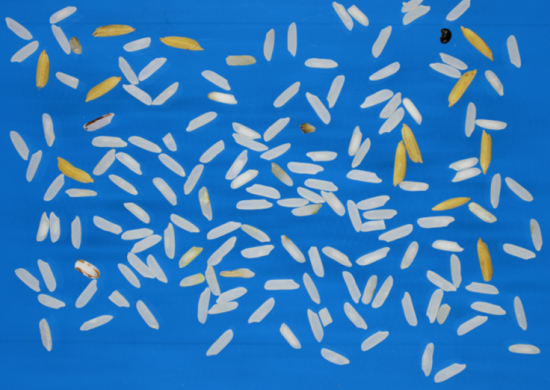
#> input picture arroz.png, 550 x 390 px
$ python scriptREO2.py
#> lines starting #> are read from the running program, lines starting #| are printed output that depends on the picture; after the words box and inside, x2 and y2 are one past the last pixel; in counts of white or black regions, pixels touching at a corner belong together
print('a) Apresente a imagem e as informações de número de linhas e colunas; número de canais e número total de pixels;')
import cv2
import numpy as np
nome_arquivo = "arroz.png"
imgbgr = cv2.imread(nome_arquivo,1) # Carrega imagem (0 - Binária e Escala de Cinza; 1 - Colorida (BGR))
#> imgbgr is the input picture: shape (390, 550, 3); mean B, G, R 190.7, 123.5, 49
img_arroz = cv2.cvtColor(imgbgr,cv2.COLOR_BGR2RGB) #transformar em rgb
lin, col, canais = np.shape(img_arroz)
#> lin = 390; col = 550; canais = 3
print('Tipo: ',img_arroz.dtype)
#| Tipo:  uint8
print('Número de linhas: ' + str(lin))
#| Número de linhas: 390
print('Número de colunas: ' + str(col))
#| Número de colunas: 550
print('Número de canais: ' + str(canais))
#| Número de canais: 3
print('Dimensão:' + str (lin) + 'x' + str (col))
#| Dimensão:390x550
print('Portanto, número de pixels é: ' + str(lin*col))
#| Portanto, número de pixels é: 214500
print(img_arroz) #matriz da imagem #cada posição representa um pixel e recebe um valor
#> (printed output is left out)
#Imagem
from matplotlib import pyplot as plt
import os
plt.figure('Imagem arroz')
plt.imshow(img_arroz,cmap="gray") # https://matplotlib.org/3.1.0/tutorials/colors/colormaps.html
plt.title("Imagem arroz")
plt.show()
print('-'*100)
print('b)Faça um recorte da imagem para obter somente a área de interesse. Utilize esta imagem para a solução das próximas alternativas;')
# Recortar uma imagem
img_recorte = img_arroz[109:370,160:433]

print('INFORMAÇÕES IMAGEM RECORTE')
lin_r, col_r, canais_r = np.shape(img_recorte)
#> lin_r = 261; col_r = 273; canais_r = 3
print('Dimensão: ' + str(lin_r) +' x '+ str(col_r))
#| Dimensão: 261 x 273
print('Número de canais :' + str(canais_r))
#| Número de canais :3
plt.figure('Imagem Recortada')
fig = plt.figure('Imagem Recortada')
plt.imshow(img_recorte,cmap="gray") # https://matplotlib.org/3.1.0/tutorials/colors/colormaps.html
plt.title("Imagem recortada")
plt.xticks([]) # Eliminar o eixo X
plt.yticks([]) # Eliminar o eixo Y
plt.show()
#nome = 'folha_recortada'
#fig.savefig((nome+'.png'), bbox_inches="tight")
#os.startfile(nome+'.png')
plt.figure('Comparação sem e com recorte')
plt.subplot(1,2,1)
plt.imshow(img_arroz) # https://matplotlib.org/3.1.0/tutorials/colors/colormaps.html
plt.title("Sem recorte")
plt.colorbar(orientation = 'horizontal')


plt.subplot(1,2,2)
plt.imshow(img_recorte) # https://matplotlib.org/3.1.0/tutorials/colors/colormaps.html
plt.title("Com recorte")
plt.colorbar(orientation = 'horizontal')
plt.show()
#nome = 'Comparação sem e com recorte'
#fig.savefig((nome+'.png'), bbox_inches="tight")
#os.startfile(nome+'.png')
print('-'*100)
print('c)Converta a imagem colorida para uma de escala de cinza (intensidade) e a apresente utilizando os mapas de cores “Escala de Cinza” e “JET”;')
# Apresentar imagens no matplotlib
img_arrozcinza = cv2.cvtColor(img_recorte,cv2.COLOR_BGR2GRAY)
print(img_arrozcinza)
#> (printed output is left out)
#nome = 'img_arrozcinza'
#fig.savefig((nome+'.png'), bbox_inches="tight")
#os.startfile(nome+'.png')
plt.figure('Imagens')
plt.subplot(1,2,1)
plt.imshow(img_arrozcinza,cmap="gray") # https://matplotlib.org/3.1.0/tutorials/colors/colormaps.html
#plt.xticks([]) # Eliminar o eixo X
#plt.yticks([]) # Eliminar o eixo Y
plt.title("Escala de Cinza")
plt.colorbar(orientation = 'horizontal')


plt.subplot(1,2,2)
plt.imshow(img_arrozcinza,cmap="jet") # https://matplotlib.org/3.1.0/tutorials/colors/colormaps.html
#plt.xticks([]) # Eliminar o eixo X
#plt.yticks([]) # Eliminar o eixo Y
plt.title("JET")
plt.colorbar(orientation = 'horizontal')
plt.show()

print('-'*100)
print('d) Apresente a imagem em escala de cinza e o seu respectivo histograma; Relacione o histograma e a imagem')
histograma = cv2.calcHist([img_arrozcinza],[0],None,[256],[0,256])
#> histograma = 256 values, max 4485 at index 126, min 0 at index 0, mean 278.3
dim = len(histograma)
#> dim = 256
print ('Dimensão do histograma: ' + str(dim))
#| Dimensão do histograma: 256

plt.figure('Imagens')
plt.subplot(1,2,1)
plt.imshow(img_arrozcinza,cmap="gray")
plt.title("Escala de Cinza")

plt.subplot(1,2,2)
plt.plot(histograma,color = 'black')
plt.title("Histograma")
plt.xlabel("Valores de pixels")
plt.ylabel("Número de pixels")
plt.show()
#> figure, not shown here; panel 2: curve peaks at x = 126, y = 4485

dimen = len(histograma)
#> dimen = 256
print('-'*100)
print('e) Utilizando a imagem em escala de cinza (intensidade) realize a segmentação da imagem de modo a remover o fundo da imagem utilizando um limiar manual e o limiar obtido pela técnica de Otsu. Nesta questão apresente o histograma com marcação dos limiares utilizados, a imagem limiarizada (binarizada) e a imagem colorida final obtida da segmentação. Explique os resultados')
#imagens utilizadas
imgbgr = cv2.imread(nome_arquivo,1) # Carrega imagem (0 - Binária e Escala de Cinza; 1 - Colorida (BGR))
img_arroz = cv2.cvtColor(imgbgr,cv2.COLOR_BGR2RGB)
histograma = cv2.calcHist([img_arrozcinza],[0],None,[256],[0,256])

# Histograma da imagem em escala de cinza
histo_cinza = cv2.calcHist([img_arrozcinza],[0], None, [256], [0, 256])
#> histo_cinza has the same summary as histograma

# Limiarização manual (Thresholding)
valor_limiar = 130  # Valor do limiar
(L, img_limiar) = cv2.threshold(img_arrozcinza, valor_limiar, 255, cv2.THRESH_BINARY)
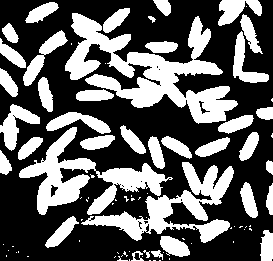
#> img_limiar: shape (261, 273); 37.4% white; 87 white regions (49 under 20 px), largest, box (x1, y1, x2, y2) and area: (65, 13, 238, 124) 6978, (19, 127, 173, 215) 4118, (81, 162, 234, 243) 3737
#> L = 130
(LI, img_limiar_invertida) = cv2.threshold(img_arrozcinza, valor_limiar, 255, cv2.THRESH_BINARY_INV)
#> LI = 130
#invertida: abaixo do limiar recebe 255
# Limiarização (Thresholding) da imagem e escala de cinza pela técnica de Otsu
(LO, img_otsu) = cv2.threshold(img_arrozcinza, 0, 255, cv2.THRESH_BINARY+cv2.THRESH_OTSU)
#> img_otsu: shape (261, 273); 26.7% white; 68 white regions (11 under 20 px), largest, box (x1, y1, x2, y2) and area: (20, 127, 87, 215) 1682, (117, 70, 185, 107) 1279, (187, 86, 237, 123) 1110
#> LO = 156
# Apresentando as imagens
plt.figure('Limiarização e')
plt.subplot(3,3,1)
plt.imshow(img_recorte)  # Plota a imagem em RGB
plt.xticks([])
plt.yticks([])
plt.title('Imagem em RGB')

plt.subplot(3,3,2)
plt.imshow(img_arrozcinza, cmap="gray")
plt.xticks([])
plt.yticks([])
plt.title('Imagem em escala de cinza')

plt.subplot(3,3,3)
plt.plot(histo_cinza, color="black")
plt.axvline(x=valor_limiar, color="red")  # Coloca uma reta vertical do limiar
plt.title('Histograma em escala de cinza',)
plt.xlim([0, 256])  # O eixo X vai variar de 0 a 256
plt.xlabel('Valores de pixels')
plt.ylabel('Número de pixels')

# Imagem limiarizada manualmente e seu histograma
plt.subplot(3, 3, 4)
plt.imshow(img_limiar)  # Plota a imagem binária
plt.title('Imagem binária')

plt.subplot(3, 3, 5)
plt.imshow(img_limiar_invertida)  # Plota a imagem binária invertida
plt.title ('Imagem binária invertida')

# Imagem obtida pela tecnica de OTSU e seu histograma
plt.subplot(3, 3, 6)
plt.imshow(img_otsu)
plt.title('Imagem OTSU')

plt.subplot(3, 3, 7)
plt.plot(histo_cinza, color="black")
plt.axvline(x=LO, color="red")  # Coloca uma linha vermelha no histograma para marcar o limiar
plt.title('Histograma - OTSU')
plt.xlim([0, 256])
plt.xlabel('Valores de pixels')
plt.ylabel('Número de pixels')

plt.show()
#> figure, not shown here; panel 3: curve peaks at x = 126, y = 4485; panel 7: curve peaks at x = 126, y = 4485

print('-' * 100)
print('f)Apresente uma figura contendo a imagem selecionada nos sistemas RGB, Lab, HSV e YCrCb.')
imgLAB = cv2.cvtColor(img_recorte, cv2.COLOR_BGR2Lab)  # Para Lab
#> imgLAB: shape (261, 273, 3); mean of channels 0, 1, 2 155.3, 148.3, 172
imgHSV = cv2.cvtColor(img_recorte, cv2.COLOR_BGR2HSV)  # Para HSV
#> imgHSV: shape (261, 273, 3); mean H, S, V 19, 177, 195.9
imgYCR = cv2.cvtColor(img_recorte, cv2.COLOR_BGR2YCrCb) #Para YCrCb
#> imgYCR: shape (261, 273, 3); mean of channels 0, 1, 2 142.3, 165.1, 82.4

plt.figure('Imagens em RGB, Lab, HSV, YcrCb')
plt.subplot(2, 2, 1)
plt.imshow(img_recorte)
plt.xticks([])
plt.yticks([])
plt.title('Imagem do arroz em RGB')

plt.subplot(2, 2, 2)
plt.imshow(imgLAB)
plt.xticks([])
plt.yticks([])
plt.title('Imagem do arroz em Lab')

plt.subplot(2, 2, 3)
plt.imshow(imgHSV)
plt.xticks([])
plt.yticks([])
plt.title('Imagem do arroz em HSV')

plt.subplot(2, 2, 4)
plt.imshow(imgYCR)
plt.xticks([])
plt.yticks([])
plt.title('Imagem do arroz em YCrCb')
plt.show()
print('g)Apresente uma figura para cada um dos sistemas de cores (RGB, HSV, Lab e YCrCb) contendo a imagem de cada um dos canais e seus respectivos histogramas.')

hist_red = cv2.calcHist([img_recorte], [0], None, [256], [0,256])
#> hist_red = 256 values, max 7181 at index 12, min 0 at index 0, mean 278.3
hist_green = cv2.calcHist([img_recorte], [1], None, [256], [0,256])
#> hist_green = 256 values, max 4500 at index 111, min 0 at index 0, mean 278.3
hist_blue = cv2.calcHist([img_recorte], [2], None, [256], [0,256])
#> hist_blue = 256 values, max 5412 at index 198, min 0 at index 0, mean 278.3


plt.figure('Sistemas de cores RGB')
plt.subplot(3, 4, 1)
plt.imshow(img_recorte)  # Plotando a imagem em RGB
plt.xticks([])  # Eliminar o eixo X
plt.yticks([])  # Eliminar o eixo Y
plt.title('Imagem RGB')

plt.subplot(3, 4, 2)
plt.imshow(img_recorte[:, :, 0])
plt.xticks([])
plt.yticks([])
plt.title('Canal Red - Vermelho')

plt.subplot(3, 4, 3)
plt.imshow(img_recorte[:, :, 1])
plt.xticks([])
plt.yticks([])
plt.title('Canal Green - Verde')

plt.subplot(3, 4, 4)
plt.imshow(img_recorte[:, :, 2])  # Obtendo a imagem do canal B "azul"
plt.xticks([])
plt.yticks([])
plt.title('Canal Blue - Azul')

plt.subplot(3, 4, 5)
plt.plot(hist_red, color="red")  # Obtendo o histograma do canal R "vermelho"
plt.title("Histograma - Red")
plt.xlim([0, 256])
plt.xlabel("Valores Pixels")
plt.ylabel("Número de Pixels")

plt.subplot(3, 4, 6)
plt.plot(hist_green, color="green")  # Obtendo o histograma do canal Green "verde"
plt.title("Histograma - Green")
plt.xlim([0, 256])
plt.xlabel("Valores Pixels")
plt.ylabel("Número de Pixels")

plt.subplot(3, 4, 7)
plt.plot(hist_blue, color="blue")  # Obtendo o histograma do canal Blue "azul"
plt.title("Histograma - Blue")
plt.xlim([0, 256])
plt.xlabel("Valores Pixels")
plt.ylabel("Número de Pixels")
plt.show()
#> figure, not shown here; panel 5: curve peaks at x = 12, y = 7181; panel 6: curve peaks at x = 111, y = 4500; panel 7: curve peaks at x = 198, y = 5412

####Lab
hist_cL = cv2.calcHist([imgLAB], [0], None, [256], [0,256])
#> hist_cL = 256 values, max 4947 at index 141, min 0 at index 0, mean 278.3
hist_cA = cv2.calcHist([imgLAB], [1], None, [256], [0,256])
#> hist_cA = 256 values, max 33194 at index 157, min 0 at index 0, mean 278.3
hist_cB = cv2.calcHist([imgLAB], [2], None, [256], [0,256])
#> hist_cB = 256 values, max 17523 at index 188, min 0 at index 0, mean 278.3

plt.figure('Lab')
plt.subplot(3, 4, 1)
plt.imshow(imgLAB)  # Plotando a imagem em Lab
plt.xticks([])
plt.yticks([])
plt.title('Imagem em Lab')

plt.subplot(3, 4, 2)
plt.imshow(imgLAB[:, :, 0])  # Obtendo a imagem do canal L
plt.xticks([])
plt.yticks([])
plt.title('Canal L')

plt.subplot(3, 4, 3)
plt.imshow(imgLAB[:, :, 1])  # Obtendo a imagem do canal a
plt.xticks([])
plt.yticks([])
plt.title('Canal A')

plt.subplot(3, 4, 4)
plt.imshow(imgLAB[:, :, 2])  # Obtendo a imagem do canal b
plt.xticks([])  # Eliminar o eixo X
plt.yticks([])  # Eliminar o eixo Y
plt.title('Canal B')

plt.subplot(3, 4, 5)
plt.plot(hist_cL, color="black")  # Obtendo o histograma do canal L
plt.title("Histograma do canal L")
plt.xlim([0, 256])
plt.xlabel("Valores Pixels")
plt.ylabel("Número de Pixels")


plt.subplot(3, 4, 6)
plt.plot(hist_cA, color="black")  # Obtendo o histograma do canal a
plt.title("Histograma - a")
plt.xlim([0, 256])
plt.xlabel("Valores Pixels")
plt.ylabel("Número de Pixels")


plt.subplot(3, 4, 7)
plt.plot(hist_cB, color="black")  # Obtendo o histograma do canal b
plt.title("Histograma - b")
plt.xlim([0, 256])
plt.xlabel("Valores Pixels")
plt.ylabel("Número de Pixels")
plt.show()
#> figure, not shown here; panel 5: curve peaks at x = 141, y = 4947; panel 6: curve peaks at x = 157, y = 33194; panel 7: curve peaks at x = 188, y = 17523
#HSV
hist_H = cv2.calcHist([imgHSV], [0], None, [256], [0,256])
#> hist_H = 256 values, max 46987 at index 16, min 0 at index 0, mean 278.3
hist_S = cv2.calcHist([imgHSV], [1], None, [256], [0,256])
#> hist_S = 256 values, max 7068 at index 239, min 0 at index 0, mean 278.3
hist_V = cv2.calcHist([imgHSV], [2], None, [256], [0,256])
#> hist_V = 256 values, max 5450 at index 198, min 0 at index 0, mean 278.3

plt.figure('HSV')
plt.subplot(3, 4, 1)
plt.imshow(imgHSV)
plt.xticks([])
plt.yticks([])
plt.title('Imagem HSV')

plt.subplot(3, 4, 2)
plt.imshow(imgHSV[:, :, 0])
plt.xticks([])
plt.yticks([])
plt.title('Canal H')

plt.subplot(3, 4, 3)
plt.imshow(imgHSV[:, :, 1])  # Obtendo a imagem do canal S
plt.xticks([])
plt.yticks([])
plt.title('Canal S')

plt.subplot(3, 4, 4)
plt.imshow(imgHSV[:, :, 2])
plt.xticks([])
plt.yticks([])
plt.title('Canal V')

plt.subplot(3, 4, 5)
plt.plot(hist_H, color="black")
plt.title("Histograma - H")
plt.xlim([0, 256])
plt.xlabel("Valores Pixels")
plt.ylabel("Número de Pixels")


plt.subplot(3, 4, 6)
plt.plot(hist_S, color="black")
plt.title("Histograma - S")
plt.xlim([0, 256])
plt.xlabel("Valores Pixels")
plt.ylabel("Número de Pixels")

plt.subplot(3, 4, 7)
plt.plot(hist_V, color="black")
plt.title("Histograma - V")
plt.xlim([0, 256])
plt.xlabel("Valores Pixels")
plt.ylabel("Número de Pixels")
plt.show()
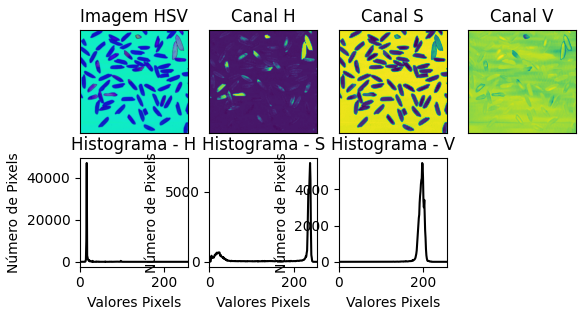
#> figure drawn by matplotlib, 7 panels; panel 5: curve peaks at x = 16, y = 46987; panel 6: curve peaks at x = 239, y = 7068; panel 7: curve peaks at x = 198, y = 5450

#YCrCb
hist_Y = cv2.calcHist([imgYCR], [0], None, [256], [0, 256])
#> hist_Y has the same summary as histograma
hist_Cr = cv2.calcHist([imgYCR], [1], None, [256], [0, 256])
#> hist_Cr = 256 values, max 18866 at index 179, min 0 at index 0, mean 278.3
hist_Cb = cv2.calcHist([imgYCR], [2], None, [256], [0, 256])
#> hist_Cb = 256 values, max 13437 at index 65, min 0 at index 0, mean 278.3

plt.figure('YCrCb')
plt.subplot(3, 4, 1)
plt.imshow(imgYCR)  # Plotando a imagem em YCrCb
plt.xticks([])
plt.yticks([])
plt.title('Imagem YCrCb')

plt.subplot(3, 4, 2)
plt.imshow(imgYCR[:, :, 0])  # Obtendo a imagem do canal Y
plt.xticks([])
plt.yticks([])
plt.title('Canal Y')

plt.subplot(3, 4, 3)
plt.imshow(imgYCR[:, :, 1])  # Obtendo a imagem do canal Cr
plt.xticks([])
plt.yticks([])
plt.title('Canal Cr')

plt.subplot(3, 4, 4)
plt.imshow(imgYCR[:, :, 2])  # Obtendo a imagem do canal Cb
plt.xticks([])
plt.yticks([])
plt.title('Canal Cb')

plt.subplot(3, 4, 5)
plt.plot(hist_Y, color="black")  # Obtendo o histograma do canal Y
plt.title("Histograma - Y")
plt.xlim([0, 256])
plt.xlabel("Valores Pixels")
plt.ylabel("Número de Pixels")

plt.subplot(3, 4, 6)
plt.plot(hist_Cr, color="black")  # Obtendo o histograma do canal Cr
plt.title("Histograma - Cr")
plt.xlim([0, 256])
plt.xlabel("Valores Pixels")
plt.ylabel("Número de Pixels")


plt.subplot(3, 4, 7)
plt.plot(hist_Cb, color="black")
plt.title("Histograma - Cb")
plt.xlim([0, 256])
plt.xlabel("Valores Pixels")
plt.ylabel("Número de Pixels")
plt.show()
#> figure, not shown here; panel 5: curve peaks at x = 126, y = 4485; panel 6: curve peaks at x = 179, y = 18866; panel 7: curve peaks at x = 65, y = 13437
print('-'*100)
print('h) Encontre o sistema de cor e o respectivo canal que propicie melhor segmentação da imagem de modo a remover o fundo a imagem utilizando limiar manual e limiar obtido pela técnica de Otsu. Nesta questão apresente o histograma com marcação dos limiares utilizados, a imagem limiarizada (binarizada) e a imagem colorida final obtida da segmentação.Explique os resultados e sua escolha pelo sistema de cor e canal utilizado na segmentação. Nesta questão apresente a imagem limiarizada (binarizada) e a imagem colorida final obtida da segmentação.')
r,g,b = cv2.split(img_recorte)
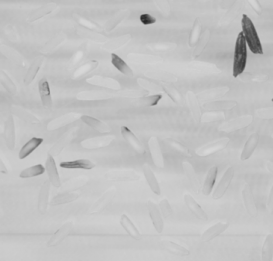
#> b: shape (261, 273); min 38, max 216, mean 194.4
hist_r = cv2.calcHist([r],[0], None, [256],[0,256])
#> hist_r has the same summary as hist_red

# Limiarização manual (Thresholding)
vl = 140  # Valor do limiar
(LL, img_limiar2) = cv2.threshold(r, vl, 255, cv2.THRESH_BINARY)
#> img_limiar2: shape (261, 273); 25.1% white; 62 white regions (4 under 20 px), largest, box (x1, y1, x2, y2) and area: (38, 128, 87, 214) 1336, (117, 70, 185, 107) 1181, (234, 15, 268, 82) 995
#> LL = 140
# Limiarização (Thresholding) da imagem pela técnica de Otsu
(LOO, img_otsu2) = cv2.threshold(r, 0, 255, cv2.THRESH_BINARY+cv2.THRESH_OTSU)
#> img_otsu2: shape (261, 273); 28.2% white; 60 white regions (4 under 20 px), largest, box (x1, y1, x2, y2) and area: (20, 127, 87, 215) 1692, (117, 70, 185, 107) 1317, (233, 14, 269, 82) 1122
#> LOO = 95
img_segmentada_r = cv2.bitwise_and(img_recorte,img_recorte,mask=img_limiar2)
img_segmentada_rmanual = cv2.bitwise_and(img_recorte,img_recorte,mask=img_otsu2)


plt.figure('Letra g')
plt.subplot(4,4,1)
plt.imshow(img_recorte)
plt.title('RGB')
plt.xticks([])
plt.yticks([])

plt.subplot(4,4,2)
plt.imshow(r,cmap='gray')
plt.title('RGB - r')
plt.xticks([])
plt.yticks([])

plt.subplot(4,4,3)
plt.plot(hist_r,color = 'black')
plt.axvline(x=LL,color = 'r')
plt.title("Histograma - Manual")
plt.xlim([0,256])
plt.xlabel("Valores Pixels")
plt.ylabel("Número de Pixels")

plt.subplot(4,4,4)
plt.plot(hist_r,color = 'black')
plt.axvline(x=LOO,color = 'r')
plt.title("Histograma - Otsu")
plt.xlim([0,256])
plt.xlabel("Valores Pixels")
plt.ylabel("Número de Pixels")

plt.subplot(4,4,5)
plt.imshow(img_limiar,cmap='gray')
plt.title('Limiar: ' + str(L))
plt.xticks([])
plt.yticks([])

plt.subplot(4,4,6)
plt.imshow(img_segmentada_r)
plt.title('Imagem segmentada (OTSU- canal r)')
plt.xticks([])
plt.yticks([])

plt.subplot(4,4,7)
plt.imshow(img_segmentada_rmanual)
plt.title('Imagem segmentada (MANUAL- canal r)')
plt.xticks([])
plt.yticks([])
plt.show()
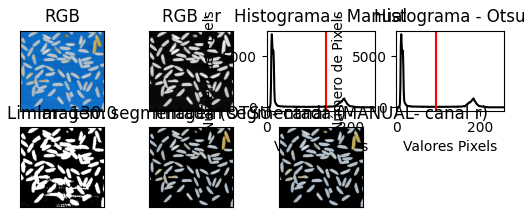
#> figure drawn by matplotlib, 7 panels; panel 3: curve peaks at x = 12, y = 7181; panel 4: curve peaks at x = 12, y = 7181

print('i) Obtenha o histograma de cada um dos canais da imagem em RGB, utilizando como mascara a imagem limiarizada (binarizada) da letra h.')
hist_red = cv2.calcHist([img_segmentada_r], [0], img_limiar2, [256], [0,256])
#> hist_red = 256 values, max 865 at index 184, min 0 at index 0, mean 69.81
hist_green = cv2.calcHist([img_segmentada_r], [1], img_limiar2, [256], [0,256])
#> hist_green = 256 values, max 1028 at index 193, min 0 at index 0, mean 69.81
hist_blue = cv2.calcHist([img_segmentada_r], [2], img_limiar2, [256], [0,256])
#> hist_blue = 256 values, max 1239 at index 198, min 0 at index 0, mean 69.81


plt.figure('Sistemas de cores RGB')
plt.subplot(3, 4, 5)
plt.plot(hist_red, color="red")  # Obtendo o histograma do canal R "vermelho"
plt.title("Histograma - Red")
plt.xlim([0, 256])
plt.xlabel("Valores Pixels")
plt.ylabel("Número de Pixels")

plt.subplot(3, 4, 6)
plt.plot(hist_green, color="green")  # Obtendo o histograma do canal Green "verde"
plt.title("Histograma - Green")
plt.xlim([0, 256])
plt.xlabel("Valores Pixels")
plt.ylabel("Número de Pixels")

plt.subplot(3, 4, 7)
plt.plot(hist_blue, color="blue")  # Obtendo o histograma do canal Blue "azul"
plt.title("Histograma - Blue")
plt.xlim([0, 256])
plt.xlabel("Valores Pixels")
plt.ylabel("Número de Pixels")
plt.show()
#> figure, not shown here; panel 1: curve peaks at x = 184, y = 865; panel 2: curve peaks at x = 193, y = 1028; panel 3: curve peaks at x = 198, y = 1239
print('j) Realize operações aritméticas na imagem em RGB de modo a realçar os aspectos de seu interesse. Exemplo (2*R-0.5*G')
# Operações nos canais da imagem
img_j = 1.7*img_arroz[:, :, 0] - 1.2 * img_arroz[:, :, 1]

# Converção da variavel para inteiro de 8 bits
img_j2 = img_j.astype(np.uint8)
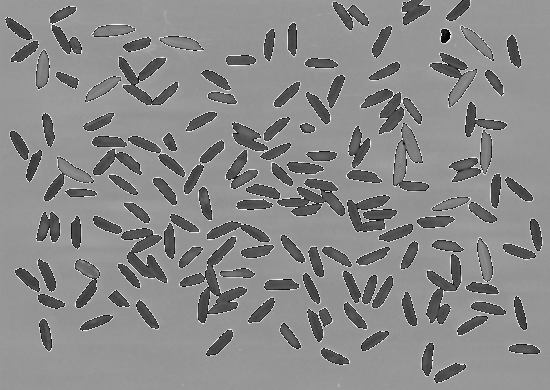
#> img_j2: shape (390, 550); min 0, max 255, mean 137.4

# Histograma
histj = cv2.calcHist([img_j2], [0], None, [256], [0, 256])
#> histj = 256 values, max 30354 at index 150, min 25 at index 142, mean 837.9

# Limiarização de Otsu
(LLL, img_otsu3) = cv2.threshold(img_j2, 0, 256, cv2.THRESH_BINARY+cv2.THRESH_OTSU)
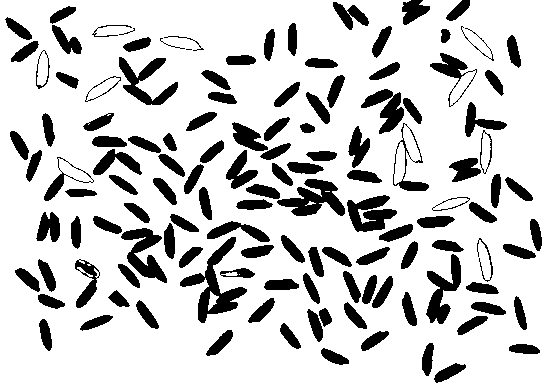
#> img_otsu3: shape (390, 550); 80.6% white; 128 black regions (1 under 20 px), largest, box (x1, y1, x2, y2) and area: (180, 237, 247, 323) 1650, (277, 179, 345, 216) 1286, (121, 228, 167, 283) 1113
#> LLL = 112

# Segmentação da imagem com mascara
img_segmentadaj = cv2.bitwise_and(img_arroz, img_arroz, mask=img_otsu3)

# Apresentando a imagem
plt.figure('Imagens letra J')
plt.subplot(2, 3, 1)
plt.imshow(img_arroz, cmap='gray')
plt.title('RGB')

plt.subplot(2, 3, 2)
plt.imshow(img_j2, cmap='gray')
plt.title('B - 1,2*G')

plt.subplot(2, 3, 3)
plt.plot(histj, color='black')
# plt.axline(x=LLL color='black')
plt.xlim([0, 256])
plt.xlabel('Valores de pixels')
plt.xlabel('Número de pixels')

plt.subplot(2, 3, 4)
plt.imshow(img_otsu3, cmap='gray')
plt.title('Imagem binária')

plt.subplot(2, 3, 5)
plt.imshow(img_segmentadaj, cmap='gray')
plt.title('Imagem segmentada com mascara')
plt.xticks([])
plt.yticks([])

plt.show()
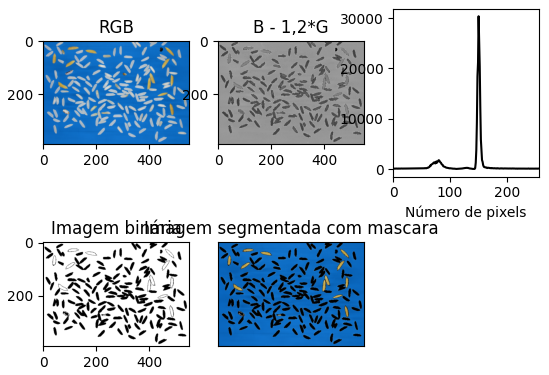
#> figure drawn by matplotlib, 5 panels; panel 3: curve peaks at x = 150, y = 30354
